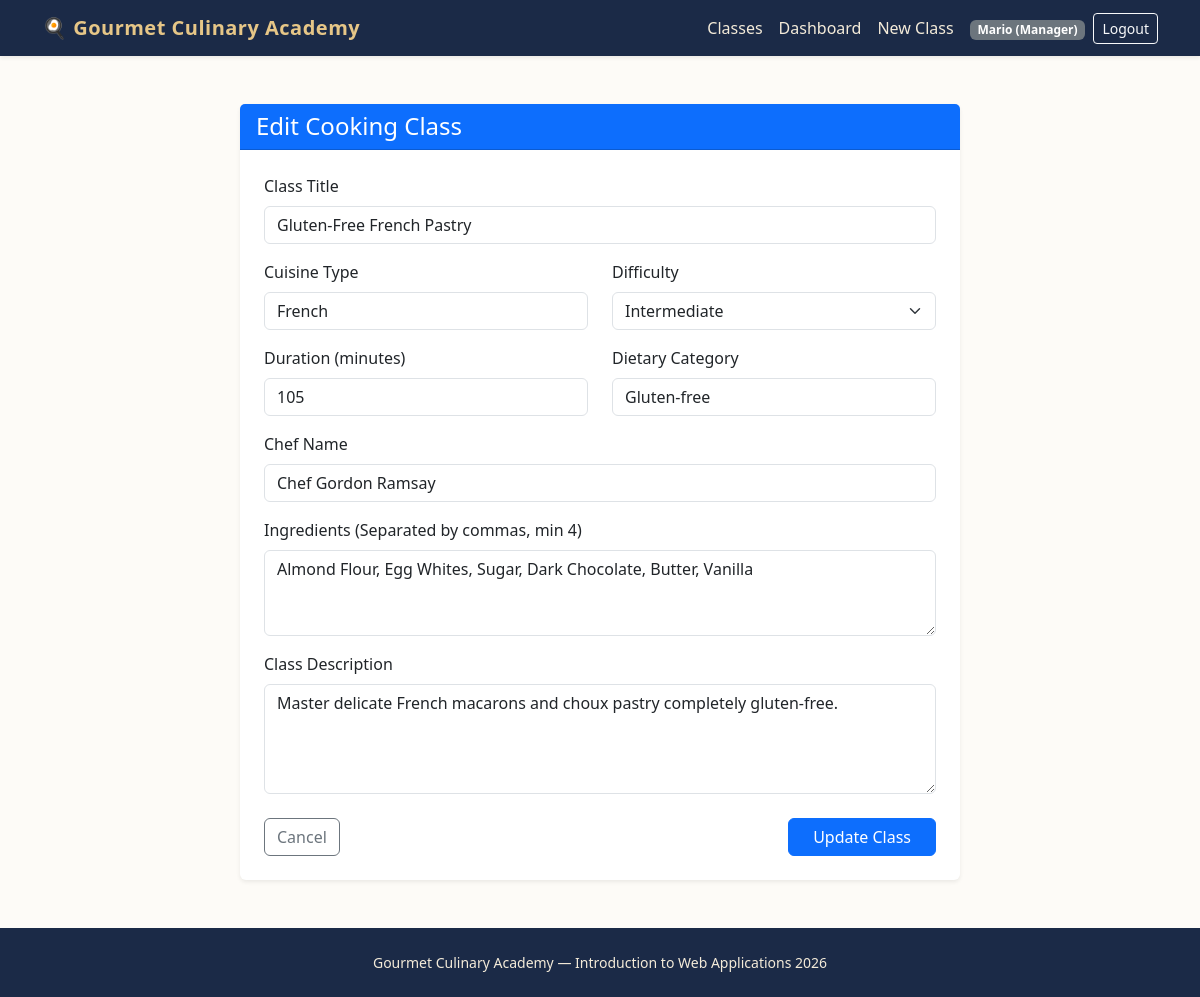
Before: /manager/class/edit/4 (signed in) with the older database file.
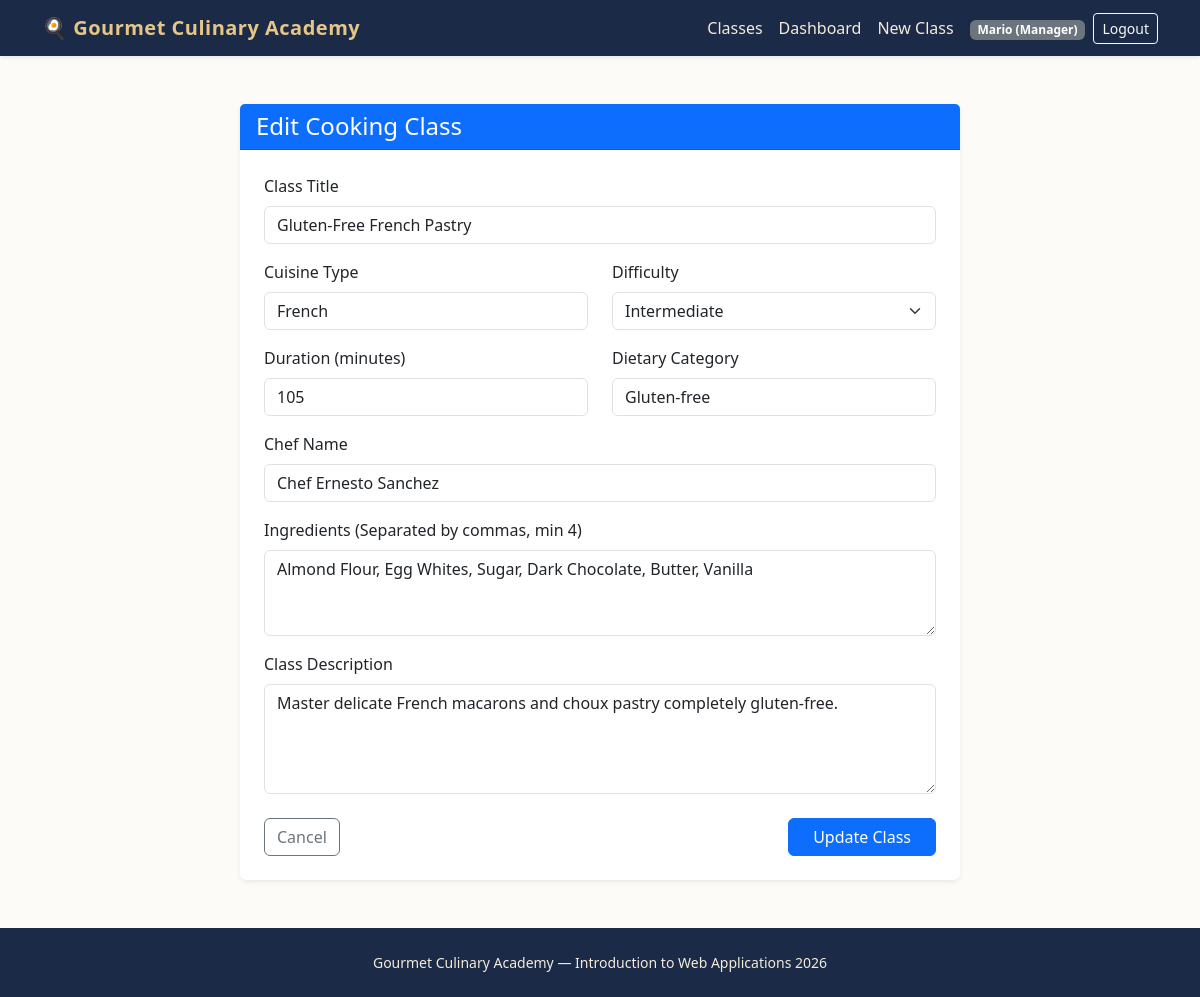
After: the same page with the newer database file.
### tables this page shows
CREATE TABLE cooking_classes (
    id INTEGER PRIMARY KEY AUTOINCREMENT,
    manager_id INTEGER NOT NULL,
    title TEXT NOT NULL UNIQUE,
    cuisine TEXT NOT NULL,
    difficulty TEXT NOT NULL CHECK(difficulty IN ('Beginner', 'Intermediate', 'Advanced')),
    duration INTEGER NOT NULL,
    dietary_category TEXT NOT NULL CHECK(dietary_category IN ('Standard', 'Vegetarian', 'Vegan', 'Gluten-free')),
    chef_name TEXT NOT NULL,
    ingredients TEXT NOT NULL, -- Comma-separated list (at least 4 items)
    description TEXT NOT NULL,
    photo_1 TEXT NOT NULL,
    photo_2 TEXT NOT NULL,
    photo_3 TEXT NOT NULL,
    FOREIGN KEY (manager_id) REFERENCES users(id) ON DELETE CASCADE
);

### routes/manager_routes.py (the view, shortened to what this page needs)
@manager_bp.route("/class/edit/<int:class_id>", methods=["GET", "POST"])
def edit_class(class_id):
    if not can_edit_class(class_id):
        flash("You cannot edit this class because class sessions have already been scheduled for it.", "warning")
        return redirect(url_for("manager.dashboard"))
    class_data, _ = get_class_by_id(class_id)
    if not class_data:
        flash("Class not found.", "danger")
        return redirect(url_for("manager.dashboard"))
    return render_template("manager/edit_class.html", class_data=class_data)

### app.py (called while the page is built)
@app.after_request
def add_header(response):
    response.headers["Cache-Control"] = (
        "no-store, no-cache, must-revalidate, post-check=0, pre-check=0, max-age=0"
    )
    response.headers["Pragma"] = "no-cache"
    response.headers["Expires"] = "-1"
    return response

@login_manager.user_loader
def load_user(user_id):
    row = get_user_by_id(user_id)
    if row:
        return User(
            user_id=row["id"],
            email=row["email"],
            first_name=row["first_name"],
            last_name=row["last_name"],
            role=row["role"]
        )
    return None

### dao/class_dao.py (called while the page is built)
def can_edit_class(class_id):
    conn = get_db()
    cursor = conn.cursor()
    cursor.execute(
        "SELECT COUNT(*) as count FROM class_sessions WHERE class_id = ?",
        (class_id,),
    )
    count = cursor.fetchone()["count"]
    close_db(conn)
    return count == 0

### dao/user_dao.py (called while the page is built)
def get_user_by_id(user_id):
    conn = get_db()
    cursor = conn.cursor()
    cursor.execute("SELECT * FROM users WHERE id = ?", (user_id,))
    user = cursor.fetchone()
    close_db(conn)
    return user

### templates/manager/edit_class.html (shortened to what this page needs)
{% extends "base.html" %}
{% block content %}
<div class="container py-4">
    <div class="row justify-content-center">
        <div class="col-lg-8">
            <div class="card shadow-sm border-0">
                <div class="card-header bg-primary text-white">
                    <h4 class="mb-0">Edit Cooking Class</h4>
                </div>
                <div class="card-body p-4">
                    <form method="POST" action="{{ url_for('manager.edit_class', class_id=class_data.id) }}">
                        <div class="mb-3">
                            <label for="title" class="form-label">Class Title</label>
                            <input type="text" class="form-control" id="title" name="title" value="{{ class_data.title }}" required>
                        </div>
                        <div class="row mb-3">
                            <div class="col-md-6">
                                <label for="cuisine" class="form-label">Cuisine Type</label>
                                <input type="text" class="form-control" id="cuisine" name="cuisine" value="{{ class_data.cuisine }}" required>
                            </div>
                            <div class="col-md-6">
                                <label for="difficulty" class="form-label">Difficulty</label>
                                <select class="form-select" id="difficulty" name="difficulty" required>
                                    <option value="Intermediate" {% if class_data.difficulty == 'Intermediate' %}selected{% endif %}>Intermediate</option>
                                </select>
                            </div>
                        </div>
                        <div class="row mb-3">
                            <div class="col-md-6">
                                <label for="duration" class="form-label">Duration (minutes)</label>
                                <input type="number" class="form-control" id="duration" name="duration" value="{{ class_data.duration }}" required>
                            </div>
                            <div class="col-md-6">
                                <label for="dietary_category" class="form-label">Dietary Category</label>
                                <input type="text" class="form-control" id="dietary_category" name="dietary_category" value="{{ class_data.dietary_category }}" required>
                            </div>
                        </div>
                        <div class="mb-3">
                            <label for="chef_name" class="form-label">Chef Name</label>
                            <input type="text" class="form-control" id="chef_name" name="chef_name" value="{{ class_data.chef_name }}" required>
                        </div>
                        <div class="mb-3">
                            <label for="ingredients" class="form-label">Ingredients (Separated by commas, min 4)</label>
                            <textarea class="form-control" id="ingredients" name="ingredients" rows="3" required>{{ class_data.ingredients }}</textarea>
                        </div>
                        <div class="mb-3">
                            <label for="description" class="form-label">Class Description</label>
                            <textarea class="form-control" id="description" name="description" rows="4" required>{{ class_data.description }}</textarea>
                        </div>
                        <div class="d-flex justify-content-between align-items-center mt-4">
                            <a href="{{ url_for('manager.dashboard') }}" class="btn btn-outline-secondary">Cancel</a>
                            <button type="submit" class="btn btn-primary px-4">Update Class</button>
                        </div>
                    </form>
                </div>
            </div>
        </div>
    </div>
</div>
{% endblock %}

Changed rows visible on the page:
changed cooking_classes "Gluten-Free French Pastry": chef_name "Chef Gordon Ramsay" → "Chef Ernesto Sanchez"
